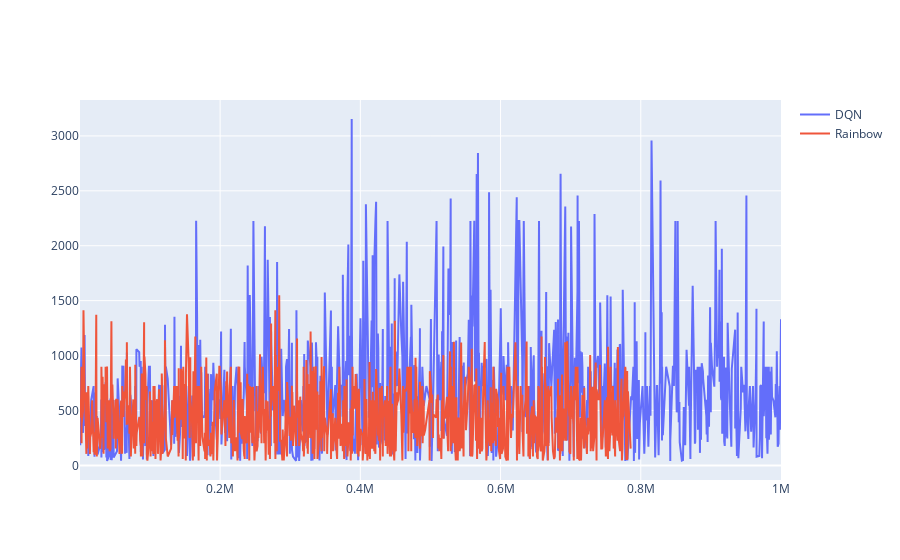

Source (notebook cell):
### Code cell
import plotly.express as px
import plotly.graph_objects as go

fig = go.Figure()
df_dqn = pd.read_csv('dqn_distaceReal.csv')
df_rainbow = pd.read_csv('RAINBOW_NormalDQN_Dista.csv')
fig.add_trace(go.Scatter(x=df_dqn.Step, y=df_dqn.Value,
                    mode='lines',
                    name='DQN'))
fig.add_trace(go.Scatter(x=df_rainbow.Step, y=df_rainbow.Value,
                    mode='lines',
                    name='Rainbow'))
fig.show()

df_dqn = pd.read_csv('dqn_distaceReal.csv',index_col = 1)
df_rainbow = pd.read_csv('RAINBOW_NormalDQN_Dista.csv',index_col = 1)

### Figure 1 — Plotly figure (JSON) as saved in the notebook; plotly's stock layout.template omitted (floating-point values rounded to 4 significant figures; data arrays with more than 128 entries replaced by an {"elided": "..."} marker saying what was removed)
{"data": [{"mode": "lines", "name": "DQN", "type": "scatter", "x": {"elided": "1000 int values"}, "y": {"elided": "1000 int values"}}, {"mode": "lines", "name": "Rainbow", "type": "scatter", "x": {"elided": "1000 int values"}, "y": {"elided": "1000 int values"}}], "layout": {}}
